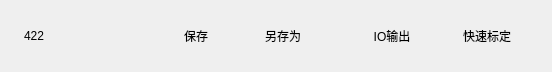
    <widget class="QFrame" name="setupToolbar">
     <property name="minimumSize">
      <size>
       <width>0</width>
       <height>72</height>
      </size>
     </property>
     <property name="maximumSize">
      <size>
       <width>16777215</width>
       <height>72</height>
      </size>
     </property>
     <property name="frameShape">
      <enum>QFrame::NoFrame</enum>
     </property>
     <layout class="QHBoxLayout" name="horizontalLayout_toolbar">
      <property name="spacing">
       <number>18</number>
      </property>
      <property name="leftMargin">
       <number>24</number>
      </property>
      <property name="topMargin">
       <number>8</number>
      </property>
      <property name="rightMargin">
       <number>24</number>
      </property>
      <property name="bottomMargin">
       <number>8</number>
      </property>
      <item>
       <widget class="QLabel" name="setupPageCodeLabel">
        <property name="text">
         <string>422</string>
        </property>
        <property name="pageCode" stdset="0">
         <bool>true</bool>
        </property>
       </widget>
      </item>
      <item>
       <widget class="QToolButton" name="setupExternalEditButton">
        <property name="minimumSize">
         <size>
          <width>42</width>
          <height>42</height>
         </size>
        </property>
        <property name="text">
         <string></string>
        </property>
        <property name="icon">
         <iconset resource="../resources/resources.qrc">
          <normaloff>:/icons/external-link.svg</normaloff>:/icons/external-link.svg</iconset>
        </property>
        <property name="iconSize">
         <size>
          <width>24</width>
          <height>24</height>
         </size>
        </property>
        <property name="autoRaise">
         <bool>true</bool>
        </property>
       </widget>
      </item>
      <item>
       <spacer name="horizontalSpacer_toolbar">
        <property name="orientation">
         <enum>Qt::Horizontal</enum>
        </property>
        <property name="sizeHint" stdset="0">
         <size>
          <width>40</width>
          <height>20</height>
         </size>
        </property>
       </spacer>
      </item>
      <item>
       <widget class="QToolButton" name="setupSaveButton">
        <property name="minimumSize">
         <size>
          <width>66</width>
          <height>56</height>
         </size>
        </property>
        <property name="text">
         <string>保存</string>
        </property>
        <property name="icon">
         <iconset resource="../resources/resources.qrc">
          <normaloff>:/icons/save.svg</normaloff>:/icons/save.svg</iconset>
        </property>
        <property name="iconSize">
         <size>
          <width>24</width>
          <height>24</height>
         </size>
        </property>
        <property name="toolButtonStyle">
         <enum>Qt::ToolButtonTextUnderIcon</enum>
        </property>
        <property name="autoRaise">
         <bool>true</bool>
        </property>
       </widget>
      </item>
      <item>
       <widget class="QToolButton" name="setupSaveAsButton">
        <property name="minimumSize">
         <size>
          <width>72</width>
          <height>56</height>
         </size>
        </property>
        <property name="text">
         <string>另存为</string>
        </property>
        <property name="icon">
         <iconset resource="../resources/resources.qrc">
          <normaloff>:/icons/save-as.svg</normaloff>:/icons/save-as.svg</iconset>
        </property>
        <property name="iconSize">
         <size>
          <width>24</width>
          <height>24</height>
         </size>
        </property>
        <property name="toolButtonStyle">
         <enum>Qt::ToolButtonTextUnderIcon</enum>
        </property>
        <property name="autoRaise">
         <bool>true</bool>
        </property>
       </widget>
      </item>
      <item>
       <widget class="QFrame" name="toolbarDivider">
        <property name="minimumSize">
         <size>
          <width>1</width>
          <height>36</height>
         </size>
        </property>
        <property name="maximumSize">
         <size>
          <width>1</width>
          <height>36</height>
         </size>
        </property>
        <property name="frameShape">
         <enum>QFrame::NoFrame</enum>
        </property>
       </widget>
      </item>
      <item>
       <widget class="QToolButton" name="setupExportButton">
        <property name="minimumSize">
         <size>
          <width>72</width>
          <height>56</height>
         </size>
        </property>
        <property name="text">
         <string>IO输出</string>
        </property>
        <property name="icon">
         <iconset resource="../resources/resources.qrc">
          <normaloff>:/icons/io.svg</normaloff>:/icons/io.svg</iconset>
        </property>
        <property name="iconSize">
         <size>
          <width>24</width>
          <height>24</height>
         </size>
        </property>
        <property name="toolButtonStyle">
         <enum>Qt::ToolButtonTextUnderIcon</enum>
        </property>
        <property name="autoRaise">
         <bool>true</bool>
        </property>
       </widget>
      </item>
      <item>
       <widget class="QToolButton" name="setupQuickCalibrateButton">
        <property name="minimumSize">
         <size>
          <width>82</width>
          <height>56</height>
         </size>
        </property>
        <property name="text">
         <string>快速标定</string>
        </property>
        <property name="icon">
         <iconset resource="../resources/resources.qrc">
          <normaloff>:/icons/fit.svg</normaloff>:/icons/fit.svg</iconset>
        </property>
        <property name="iconSize">
         <size>
          <width>24</width>
          <height>24</height>
         </size>
        </property>
        <property name="toolButtonStyle">
         <enum>Qt::ToolButtonTextUnderIcon</enum>
        </property>
        <property name="autoRaise">
         <bool>true</bool>
        </property>
       </widget>
      </item>
     </layout>
    </widget>
